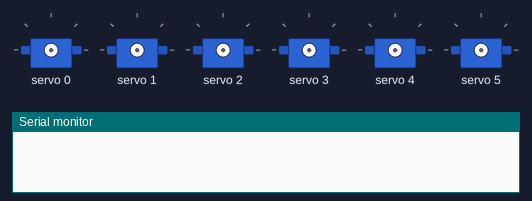
This sketch was run on a simulated Arduino Uno, built with avr-gcc and run on an emulated ATmega328P. On the bench: 6 × servo, the last lines printed to the serial monitor.

Above: at 0.1 s.
At 6.2 s:
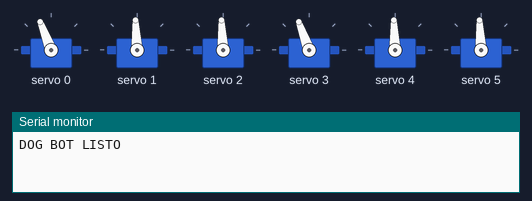
At 8.8 s:
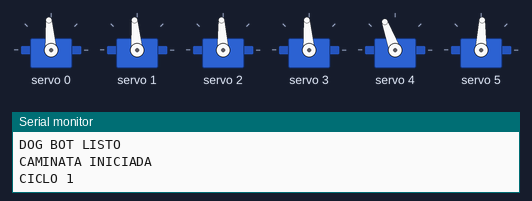
At 10.3 s:
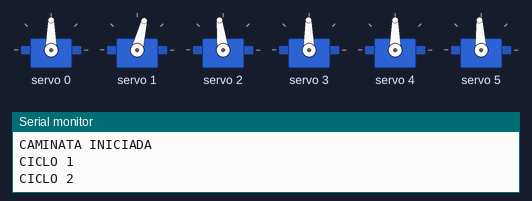
At 14.1 s:
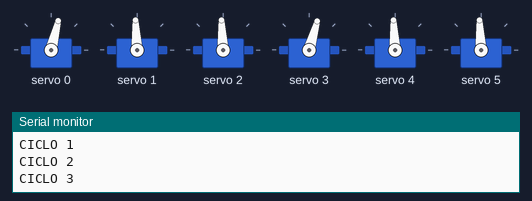
Timing chart, 0 to 18.6 s (numbered marks = the images above):
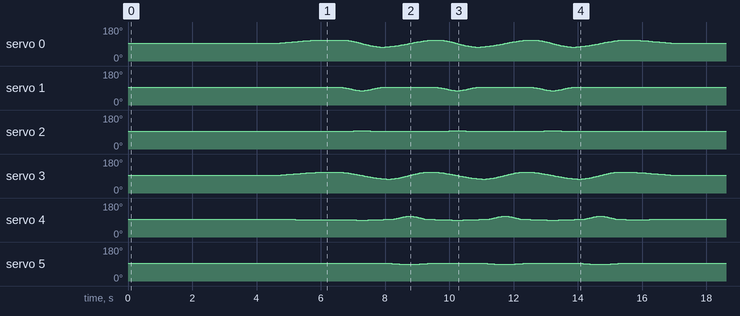

The sketch:

CAMINATA_FLUIDA_PROBADA.ino
```cpp
#include <Wire.h>
#include <Adafruit_PWMServoDriver.h>
#include <math.h>
Adafruit_PWMServoDriver pwm(0x40);

// Dog Bot - DOS patas delanteras, movimiento alternado continuo.
// VERSION que el usuario reporto funcionando suspendida;
// no implica validacion para soportar peso ni limites mecanicos.
const int CENTRO = 1500;
const int AVANCE = 190;
const int FLEXION = 175;
const int EXTENSION = 25;
const int APERTURA = 45;
const int DURACION_CICLO = 2400;
const int INTERVALO = 20;
const int CICLOS = 3;
const int MINIMO = 1300;
const int MAXIMO = 1700;
const int direccion[2][3] = {{-1, -1, +1}, {+1, +1, -1}};
int posicion[6] = {1500,1500,1500,1500,1500,1500};

float suavizar(float t) {
  t = constrain(t, 0.0f, 1.0f);
  return t*t*(3.0f-2.0f*t);
}

void calcularPata(int pata, float fase, int destino[3]) {
  const float FASE_VUELO = 0.43f;
  float avance, flexion, apertura;
  if (fase < FASE_VUELO) {
    float t = fase/FASE_VUELO;
    avance = -AVANCE + 2.0f*AVANCE*suavizar(t);
    float elevacion = sin(PI*t);
    elevacion *= elevacion;
    flexion = FLEXION*elevacion;
    apertura = APERTURA*elevacion;
  } else {
    float t = (fase-FASE_VUELO)/(1.0f-FASE_VUELO);
    avance = AVANCE - 2.0f*AVANCE*suavizar(t);
    float apoyo = sin(PI*t);
    apoyo *= apoyo;
    flexion = -EXTENSION*apoyo;
    apertura = 0;
  }
  destino[0] = constrain(CENTRO+direccion[pata][0]*avance,MINIMO,MAXIMO);
  destino[1] = constrain(CENTRO+direccion[pata][1]*flexion,MINIMO,MAXIMO);
  destino[2] = constrain(CENTRO+direccion[pata][2]*apertura,MINIMO,MAXIMO);
}

void escribirServos(int destino[6]) {
  for (int i=0; i<6; i++) {
    int pulso=constrain(destino[i],MINIMO,MAXIMO);
    pwm.writeMicroseconds(i,pulso);
    posicion[i]=pulso;
  }
}

void transicion(int destino[6], int duracion) {
  int inicio[6];
  for (int i=0; i<6; i++) inicio[i]=posicion[i];
  int pasos=max(1,duracion/INTERVALO);
  for (int p=1; p<=pasos; p++) {
    float t=suavizar((float)p/pasos);
    int temporal[6];
    for (int i=0; i<6; i++) temporal[i]=inicio[i]+(destino[i]-inicio[i])*t;
    escribirServos(temporal);
    delay(INTERVALO);
  }
}

void calcularDosPatas(float fase, int destino[6]) {
  int a[3],b[3];
  calcularPata(0,fase,a);
  float fase2=fase+0.5f;
  if(fase2>=1.0f) fase2-=1.0f;
  calcularPata(1,fase2,b);
  for(int i=0;i<3;i++){ destino[i]=a[i]; destino[i+3]=b[i]; }
}

void caminarFluido() {
  int destino[6];
  int pasos=DURACION_CICLO/INTERVALO;
  Serial.println("CAMINATA INICIADA");
  for(int ciclo=0;ciclo<CICLOS;ciclo++) {
    Serial.print("CICLO ");Serial.println(ciclo+1);
    for(int p=0;p<pasos;p++) {
      float fase=(float)p/pasos;
      calcularDosPatas(fase,destino);
      escribirServos(destino);
      delay(INTERVALO);
    }
  }
  Serial.println("CAMINATA TERMINADA");
}

void setup() {
  Serial.begin(9600);
  pwm.begin();pwm.setPWMFreq(50);delay(500);
  for(int i=0;i<6;i++){pwm.writeMicroseconds(i,CENTRO);delay(300);}
  Serial.println("DOG BOT LISTO");delay(2000);
  int comienzo[6]; calcularDosPatas(0.0f,comienzo);
  transicion(comienzo,1500);
  delay(500);
  caminarFluido();
  int centroFinal[6]={1500,1500,1500,1500,1500,1500};
  transicion(centroFinal,1500);
  Serial.println("PRUEBA FINALIZADA");
}

void loop() {}
```
